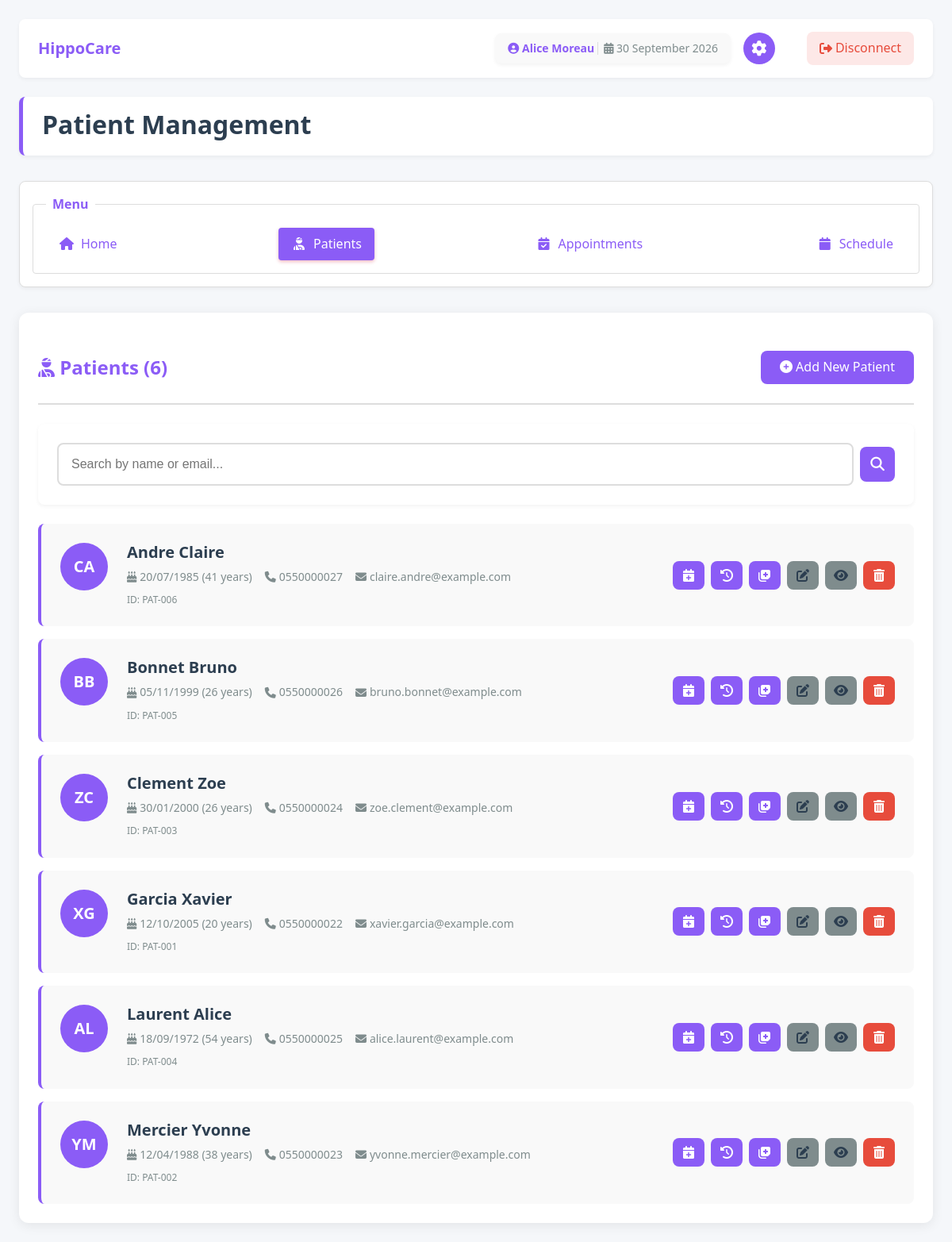
The page /cab-template/actors/assistant/assistant_patients.php (signed in) on the database its author committed.
### tables this page shows
CREATE TABLE `assistant` (
  `id_assistant` int(11) NOT NULL,
  `last_name` varchar(100) NOT NULL,
  `first_name` varchar(100) NOT NULL,
  `email` varchar(50) NOT NULL,
  `phone` varchar(20) NOT NULL,
  `password` varchar(255) NOT NULL,
  `birth_date` date DEFAULT NULL,
  `national_id` varchar(20) DEFAULT NULL,
  `recruitment_date` date DEFAULT NULL COMMENT 'Date hired by the clinic',
  `id_doctor` int(11) DEFAULT NULL
);

CREATE TABLE `patient` (
  `id_patient` int(11) NOT NULL,
  `last_name` varchar(100) NOT NULL,
  `first_name` varchar(100) NOT NULL,
  `email` varchar(50) NOT NULL,
  `phone` varchar(20) NOT NULL,
  `password` varchar(255) NOT NULL,
  `birth_date` date DEFAULT NULL,
  `national_id` varchar(20) NOT NULL
);

### cab-template/actors/assistant/assistant_patients.php (the view, shortened to what this page needs)
<?php
require_once("../../DB/secure_page.php");
$id_assistant = $_SESSION["id_assistant"];
$stmt = $conn->prepare("SELECT last_name, first_name, id_doctor FROM assistant WHERE id_assistant = ?");
$stmt->bind_param("i", $id_assistant);
$stmt->execute();
$assistant = $stmt->get_result()->fetch_assoc();
$assistant_name = $assistant['first_name'] . ' ' . $assistant['last_name'];
$stmt = $conn->prepare("SELECT id_doctor, first_name, last_name FROM doctor ORDER BY last_name");
$stmt->execute();
$search_query = isset($_GET['search']) ? trim($_GET['search']) : '';
$items_per_page = 10;
$current_page = isset($_GET['page']) ? max(1, intval($_GET['page'])) : 1;
$offset = ($current_page - 1) * $items_per_page;
if(!empty($search_query)) {
    $search_param = "%$search_query%";
    $count_stmt = $conn->prepare("SELECT COUNT(*) as total FROM patient
                                  WHERE last_name LIKE ? OR first_name LIKE ? OR email LIKE ?");
    $count_stmt->bind_param("sss", $search_param, $search_param, $search_param);
} else {
    $count_stmt = $conn->prepare("SELECT COUNT(*) as total FROM patient");
}
$count_stmt->execute();
$total_patients = $count_stmt->get_result()->fetch_assoc()['total'];
if(!empty($search_query)) {
    $search_param = "%$search_query%";
    $stmt = $conn->prepare("SELECT id_patient, last_name, first_name, email, phone, birth_date
                           FROM patient
                           WHERE last_name LIKE ? OR first_name LIKE ? OR email LIKE ?
                           ORDER BY last_name ASC
                           LIMIT ? OFFSET ?");
    $stmt->bind_param("sssii", $search_param, $search_param, $search_param, $items_per_page, $offset);
} else {
    $stmt = $conn->prepare("SELECT id_patient, last_name, first_name, email, phone, birth_date
                           FROM patient
                           ORDER BY last_name ASC
                           LIMIT ? OFFSET ?");
    $stmt->bind_param("ii", $items_per_page, $offset);
}
$stmt->execute();
$patients = $stmt->get_result()->fetch_all(MYSQLI_ASSOC);
?>
<!DOCTYPE html>
<html lang="en">
<head>
    <link rel="stylesheet" href="css/assistant_style.css">
    <link rel="stylesheet" href="css/assistant_forms.css">
    <link rel="stylesheet" href="https://cdnjs.cloudflare.com/ajax/libs/font-awesome/6.4.0/css/all.min.css">
</head>
<body>
    <div class="header-banner">
        <div class="logo-container">
            <a href="assistant_home.php" class="logo-link">
                <h1 class="logo-text">HippoCare</h1>
            </a>
        </div>
        <div class="header-actions">
            <span class="user-name">
                <span class="name-part">
                    <i class="fas fa-user-circle"></i>
                    <?php echo htmlspecialchars($assistant_name); ?>
                </span>
                <span class="date-part">
                    <i class="fas fa-calendar-alt"></i>
                    <?php echo date("d F Y"); ?>
                </span>
            </span>
            <a href="assistant_settings.php" title="Settings" class="settings-btn">
                <i class="fas fa-cog"></i>
            </a>
            <a href="../../DB/logout.php" class="disconnect-btn">
                <i class="fas fa-sign-out-alt"></i>
                <span>Disconnect</span>
            </a>
        </div>
    </div>
    <header>
        <h1>Patient Management</h1>
    </header>
    <nav>
        <fieldset>
            <legend>Menu</legend>
            <div class="menu-links">
                <a href="assistant_home.php"><i class="fas fa-home"></i> Home</a>
                <a href="assistant_patients.php" class="active"><i class="fas fa-user-injured"></i> Patients</a>
                <a href="assistant_app.php"><i class="fas fa-calendar-check"></i> Appointments</a>
                <a href="assistant_schedule.php"><i class="fas fa-calendar"></i> Schedule</a>
            </div>
        </fieldset>
    </nav>
    <main>
        <section class="list-container">
            <div class="section-header">
                <h2><i class="fas fa-user-injured"></i> Patients (<?php echo $total_patients; ?>)</h2>
                <a href="assistant_patients_new.php" class="btn">
                    <i class="fas fa-plus-circle"></i> Add New Patient
                </a>
            </div>
            <div class="search-filter-container">
                <form method="get" action="" class="search-form">
                    <div class="search-box">
                        <input type="text" name="search" placeholder="Search by name or email..." value="<?php echo htmlspecialchars($search_query); ?>" class="search-input">
                        <button type="submit" class="btn-search btn-icon" title="Search"><i class="fas fa-search"></i></button>
                    </div>
                </form>
            </div>
            <?php if($total_patients > 0): ?>
                <div class="items-list">
                    <?php foreach($patients as $patient): ?>
                        <?php
                            $initials = strtoupper(substr($patient['first_name'], 0, 1) . substr($patient['last_name'], 0, 1));
                            $birth_date = new DateTime($patient['birth_date']);
                            $age = (new DateTime())->diff($birth_date)->y;
                        ?>
                        <article class="item-card">
                            <div class="item-avatar">
                                <div class="avatar"><?php echo $initials; ?></div>
                            </div>
                            <div class="item-content">
                                <h3><?php echo htmlspecialchars($patient['last_name'] . ' ' . $patient['first_name']); ?></h3>
                                <p class="item-meta">
                                    <span><i class="fas fa-birthday-cake"></i> <?php echo $birth_date->format('d/m/Y') . ' (' . $age . ' years)'; ?></span>
                                    <span><i class="fas fa-phone"></i> <?php echo htmlspecialchars($patient['phone']); ?></span>
                                    <span><i class="fas fa-envelope"></i> <?php echo htmlspecialchars($patient['email']); ?></span>
                                </p>
                                <p class="item-id">ID: PAT-<?php echo sprintf('%03d', $patient['id_patient']); ?></p>
                            </div>
                            <div class="item-actions">
                                <a href="assistant_app_new.php?patient_first_name=<?php echo urlencode($patient['first_name']); ?>&patient_last_name=<?php echo urlencode($patient['last_name']); ?>&patient_id=<?php echo $patient['id_patient']; ?>" class="btn btn-success btn-icon" title="Schedule Appointment">
                                    <i class="fas fa-calendar-plus"></i>
                                </a>
                                <a href="assistant_patients_history.php?patient_id=<?php echo $patient['id_patient']; ?>" class="btn btn-primary btn-icon" title="View History">
                                    <i class="fas fa-history"></i>
                                </a>
                                <a href="assistant_patients_medical_records.php?patient_id=<?php echo $patient['id_patient']; ?>" class="btn btn-primary btn-icon" title="Medical Records">
                                    <i class="fas fa-notes-medical"></i>
                                </a>
                                <a href="assistant_patients_edit.php?patient_id=<?php echo $patient['id_patient']; ?>" class="btn btn-secondary btn-icon" title="Edit">
                                    <i class="fas fa-edit"></i>
                                </a>
                                <a href="assistant_patients_infos.php?patient_id=<?php echo $patient['id_patient']; ?>" class="btn btn-secondary btn-icon" title="View Details">
                                    <i class="fas fa-eye"></i>
                                </a>
                                <a href="#" class="btn btn-danger btn-icon" title="Delete" onclick="return confirmDeletePatient(<?php echo $patient['id_patient']; ?>, '<?php echo addslashes($patient['first_name'] . ' ' . $patient['last_name']); ?>');">
                                    <i class="fas fa-trash-alt"></i>
                                </a>
                            </div>
                        </article>
                    <?php endforeach; ?>
                </div>
            <?php endif; ?>
        </section>
    </main>
</body>
</html>

### rows shown on the page
assistant: assistant_name "Alice Moreau"
patient: initials "CA", last_name+first_name "Andre Claire", birth_date "20/07/1985", phone "0550000027", email "claire.andre@example.com", id_patient "006"
patient: initials "BB", last_name+first_name "Bonnet Bruno", birth_date "05/11/1999", phone "0550000026", email "bruno.bonnet@example.com", id_patient "005"
patient: initials "ZC", last_name+first_name "Clement Zoe", birth_date "30/01/2000", phone "0550000024", email "zoe.clement@example.com", id_patient "003"
patient: initials "XG", last_name+first_name "Garcia Xavier", birth_date "12/10/2005", phone "0550000022", email "xavier.garcia@example.com", id_patient "001"
patient: initials "AL", last_name+first_name "Laurent Alice", birth_date "18/09/1972", phone "0550000025", email "alice.laurent@example.com", id_patient "004"
patient: initials "YM", last_name+first_name "Mercier Yvonne", birth_date "12/04/1988", phone "0550000023", email "yvonne.mercier@example.com", id_patient "002"

### other values the page prints
$total_patients "6"
